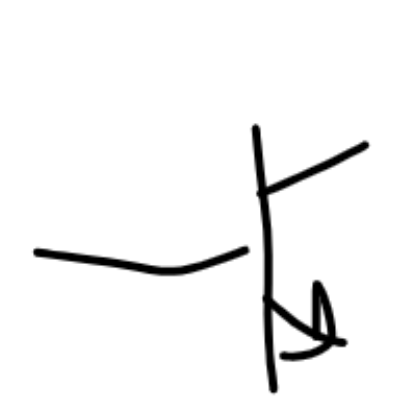
#> input picture PinDetection/10.png, 400 x 400 px
$ python -i image_manipulation.py   (imports and definitions only)
#> lines starting #> are read from the running program, lines starting #| are printed output that depends on the picture; after the words box and inside, x2 and y2 are one past the last pixel; in counts of white or black regions, pixels touching at a corner belong together
import cv2
import numpy as np
import math

def make_binary(img, threshold = 127):
    if isinstance(img[0][0], np.ndarray):
        if (len(img[0][0]) == 4):
            # not transparent
            if (img[0][0][3] == 255):
                img = cv2.cvtColor(img, cv2.COLOR_BGRA2GRAY)
            else:
                img = 255 - img[:, :, 3]
        else:
            img = cv2.cvtColor(img, cv2.COLOR_BGR2GRAY)

    _, img = cv2.threshold(img, threshold, 255, cv2.THRESH_BINARY_INV)

    return img

# part should be white on black
# [65 lines left out: functions get_boundary, filter, not called in this run]

>>> import cv2
>>> picture = cv2.imread('10.png')
#> picture is the input picture: shape (400, 400, 3); min 0, max 255, mean 243.9
>>> result = make_binary(picture)
#> in make_binary, `_, img = cv2.threshold(img, threshold, 255, cv2.THRESH_BINARY_INV)`:
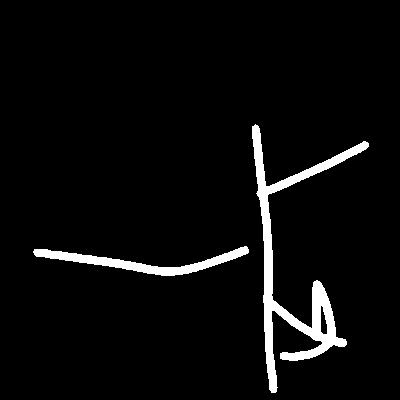
#> img: shape (400, 400); 4.4% white; 2 white regions, box (x1, y1, x2, y2) and area: (252, 124, 369, 393) 5190, (33, 246, 249, 276) 1838

$ run again, on PinDetection/12.png
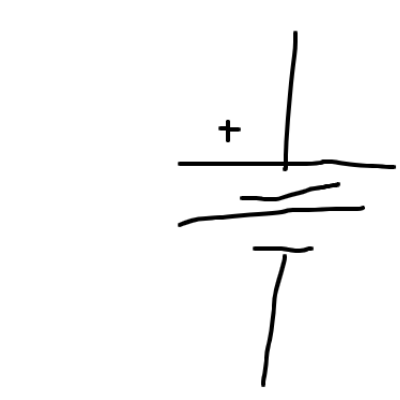
#> input picture PinDetection/12.png, 400 x 400 px
#> picture is the input picture: shape (400, 400, 3); min 0, max 255, mean 249
#> in make_binary, `_, img = cv2.threshold(img, threshold, 255, cv2.THRESH_BINARY_INV)`:
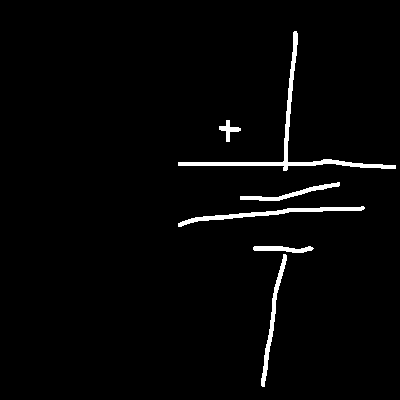
#> img: shape (400, 400); 2.3% white; 6 white regions, box (x1, y1, x2, y2) and area: (178, 31, 396, 171) 1482, (178, 206, 365, 227) 800, (261, 254, 287, 387) 585, (240, 182, 340, 201) 434, (253, 246, 314, 253) 282, (219, 120, 241, 142) 172
